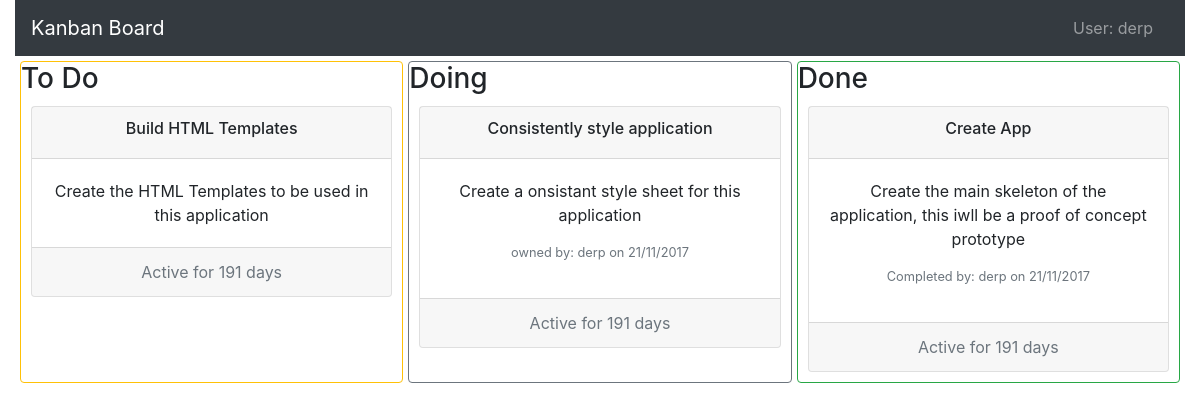
Before: /index (signed in) with the older database file.
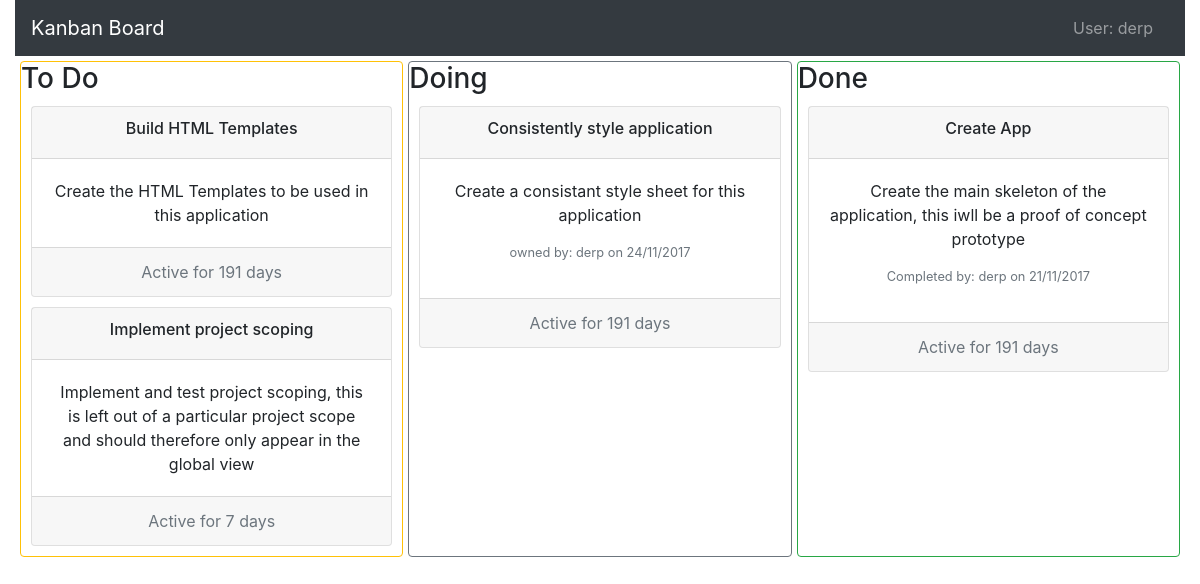
After: the same page with the newer database file.
### app/models.py (models this page shows, shortened)
class User(db.Model):
    id = db.Column(db.Integer, primary_key=True)
    username = db.Column(db.String(64), index=True, unique=True)
    pw_hashed = db.Column(db.String(64))
    pw_salt = db.Column(db.String(8))
    pw_hash_type = db.Column(db.String(64))
    logged_in = db.Column(db.Boolean())
    def __repr__(self):
        return self.username

class Task(db.Model):
    id = db.Column(db.Integer, primary_key=True)
    title = db.Column(db.String(64), index=True, unique=True)
    description = db.Column(db.Text)
    creator = db.Column(db.String(64))
    creation_date = db.Column(db.DateTime)
    owner = db.Column(db.String(64))
    owned_date = db.Column(db.DateTime)
    completer = db.Column(db.String(64))
    complete_date = db.Column(db.DateTime)
    project_id = db.Column(db.Integer, db.ForeignKey('project.id'))
    project = db.relationship('Project', backref=db.backref('tasks', lazy='dynamic'))
    status_id = db.Column(db.Integer, db.ForeignKey('status.id'))
    status = db.relationship('Status', backref=db.backref('tasks', lazy='dynamic'))
    def days_active(self):
        delta = datetime.date.today() - self.creation_date.date()
        return delta.days

### app/views.py (the view)
@app.route('/')
@app.route('/index')
def kanban():
    if g.user.is_anonymous:
        return redirect(url_for('login'))
    status_todo = Status.query.filter_by(name='todo').first()
    todo = Task.query.filter_by(status=status_todo)
    status_doing = Status.query.filter_by(name='doing').first()
    doing = Task.query.filter_by(status=status_doing)
    status_done = Status.query.filter_by(name='done').first()
    done = Task.query.filter_by(status=status_done)
    context = {'todo_tasks': todo,
               'doing_tasks': doing,
               'done_tasks': done}
    return render_template('kanban.html', **context)

### app/views.py (called while the page is built)
@login_manager.user_loader
def load_user(username):
    try:
        user = User.query.filter_by(username=username).first()
        user.is_anonymous = False
        return user
    except:
        return False

@app.before_request
def before_request():
    g.user = current_user

### app/templates/kanban.html (shortened to what this page needs)
{% extends "base.html" %}
{% block content %}
    <div id="board">
        <div id="todo" class="section border border-warning rounded">
            <h3>To Do</h3>
            {% for task in todo_tasks %}
            <div id="c{{ task.id }}" class="card text-center">
                <div class="card-header">
                    <h6>{{ task.title }}</h6>
                </div>
                <div class="card-body">
                    <p class="card-text">{{ task.description }}</p>
                </div>
                <div class="card-footer text-muted">
                    Active for {{ task.days_active() }} days
                </div>
            </div>
            {% endfor %}
        </div>
        <div id="doing" class="section border border-secondary rounded">
            <h3>Doing</h3>
            {% for task in doing_tasks %}
                <div id="c{{ task.id }}" class="card text-center">
                <div class="card-header">
                    <h6>{{ task.title }}</h6>
                </div>
                <div class="card-body">
                    <p class="card-text">{{ task.description }}</p>
                    {% if task.completer != None %}
                    <p class="text-muted"><small>
                        Completed by: {{ task.completer}} on {{ task.complete_date.strftime('%d/%m/%Y') }}
                    </small></p>
                    {% elif task.owner != None %}
                    <p class="text-muted"><small>
                        owned by: {{ task.owner}} on {{ task.owned_date.strftime('%d/%m/%Y') }}
                    </small></p>
                    {% endif %}
                </div>
                <div class="card-footer text-muted">
                    Active for {{ task.days_active() }} days
                </div>
            </div>
            {% endfor %}
        </div>
        <div id="done" class="section border border-success rounded">
            <h3>Done</h3>
            {% for task in done_tasks %}
            <div id="c{{ task.id }}" class="card text-center">
                <div class="card-header">
                    <h6>{{ task.title }}</h6>
                </div>
                <div class="card-body">
                    <p class="card-text">{{ task.description }}</p>
                    {% if task.completer != None %}
                    <p class="text-muted"><small>
                        Completed by: {{ task.completer}} on {{ task.complete_date.strftime('%d/%m/%Y') }}
                    </small></p>
                    {% elif task.owner != None %}
                    <p class="text-muted"><small>
                        owned by: {{ task.owner}} on {{ task.owned_date.strftime('%d/%m/%Y') }}
                    </small></p>
                    {% endif %}
                </div>
                <div class="card-footer text-muted">
                    Active for {{ task.days_active() }} days
                </div>
            </div>
            {% endfor %}
        </div>
    </div>
    </div>
{% endblock %}

### app/templates/base.html (shortened to what this page needs)
<!DOCTYPE HTML PUBLIC "-//W3C//DTD HTML 3.2 Final//EN">
<html>
  <head>
    <link rel="stylesheet" href="https://maxcdn.bootstrapcdn.com/bootstrap/4.0.0-beta.2/css/bootstrap.min.css">
    <link href="/static/css/kanban.css" rel="stylesheet">
  </head>
  <body>
    <div class="container-fluid">
      <nav class="navbar navbar-dark bg-dark">
	      <a class="navbar-brand" href="#">{% block title %}Kanban Board{% endblock %}</a>
	<span class="navbar navbar-dark bg-dark navbar-text text-small">User: {{ g.user }}</span>
      </nav>
      {% block content %}{% endblock %}
  </body>
</html>

### app/static/css/kanban.css (style rules this page uses)
#board { display: table; margin: 0; padding: 0; border-spacing: 5px; }
.section { display: table-cell; width: 33%; }
.card { margin: 10px; }

Changed rows visible on the page:
added Task: title "Implement project scoping", description "Implement and test project scoping, this is left out of a particular project scope and should therefore only appear in the global view", days_active "7", shown under "To Do"
changed Task "Consistently style application": description "Create a onsistant style sheet for this application" → "Create a consistant style sheet for this application"; owned_date "21/11/2017" → "24/11/2017"
